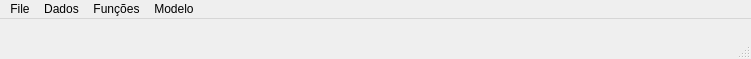
<?xml version="1.0" encoding="UTF-8"?>
<ui version="4.0">
 <class>MainWindow</class>
 <widget class="QMainWindow" name="MainWindow">
  <property name="geometry">
   <rect>
    <x>0</x>
    <y>0</y>
    <width>751</width>
    <height>59</height>
   </rect>
  </property>
  <property name="contextMenuPolicy">
   <enum>Qt::ActionsContextMenu</enum>
  </property>
  <property name="acceptDrops">
   <bool>true</bool>
  </property>
  <property name="windowTitle">
   <string>Gafanhoto</string>
  </property>
  <widget class="QWidget" name="centralwidget">
   <layout class="QVBoxLayout" name="verticalLayout"/>
  </widget>
  <widget class="QMenuBar" name="menubar">
   <property name="geometry">
    <rect>
     <x>0</x>
     <y>0</y>
     <width>751</width>
     <height>21</height>
    </rect>
   </property>
   <widget class="QMenu" name="menuFile">
    <property name="title">
     <string>File</string>
    </property>
    <addaction name="actionCarregar_Modelo"/>
    <addaction name="actionSalvar_Modelo_Ctrl_S"/>
    <addaction name="actionSalvar_Como"/>
   </widget>
   <widget class="QMenu" name="menuDados">
    <property name="title">
     <string>Dados</string>
    </property>
    <widget class="QMenu" name="menuCarregar_Dado">
     <property name="title">
      <string>Carregar dado</string>
     </property>
     <addaction name="actionCarregar_dado_Simples"/>
     <addaction name="actionCarregar_lista_de_dados"/>
     <addaction name="actionCriar_dado_tabelado"/>
    </widget>
    <addaction name="menuCarregar_Dado"/>
    <addaction name="actionListar_dados"/>
   </widget>
   <widget class="QMenu" name="menuFun_o_es">
    <property name="title">
     <string>Funções</string>
    </property>
    <addaction name="actionListar_Fun_oes"/>
    <addaction name="actionInterpolador"/>
    <addaction name="actionEstimativa_de_datas_de_colheita"/>
   </widget>
   <widget class="QMenu" name="menuModelo">
    <property name="title">
     <string>Modelo</string>
    </property>
    <addaction name="actionRodar"/>
   </widget>
   <addaction name="menuFile"/>
   <addaction name="menuDados"/>
   <addaction name="menuFun_o_es"/>
   <addaction name="menuModelo"/>
  </widget>
  <widget class="QStatusBar" name="statusbar"/>
  <action name="actionCarregar_Modelo">
   <property name="text">
    <string>Carregar Modelo</string>
   </property>
  </action>
  <action name="actionSalvar_Modelo_Ctrl_S">
   <property name="text">
    <string>Salvar Modelo (Ctrl + S)</string>
   </property>
  </action>
  <action name="actionSalvar_Como">
   <property name="text">
    <string>Salvar Como</string>
   </property>
  </action>
  <action name="actionCarregar_dado_Simples">
   <property name="text">
    <string>Carregar dado Simples</string>
   </property>
  </action>
  <action name="actionCarregar_lista_de_dados">
   <property name="text">
    <string>Carregar lista de dados</string>
   </property>
  </action>
  <action name="actionCriar_dado_tabelado">
   <property name="text">
    <string>Criar dado tabelado</string>
   </property>
  </action>
  <action name="actionListar_dados">
   <property name="text">
    <string>Mostrar dados do modelo</string>
   </property>
  </action>
  <action name="actionListar_Fun_oes">
   <property name="text">
    <string>Listar Funções</string>
   </property>
  </action>
  <action name="actionRodar">
   <property name="text">
    <string>Executar</string>
   </property>
  </action>
  <action name="actionInterpolador">
   <property name="text">
    <string>Interpolador ECMWF</string>
   </property>
  </action>
  <action name="actionEstimativa_de_datas_de_colheita">
   <property name="text">
    <string>Estimativa de datas de colheita</string>
   </property>
  </action>
 </widget>
 <resources/>
 <connections/>
</ui>
